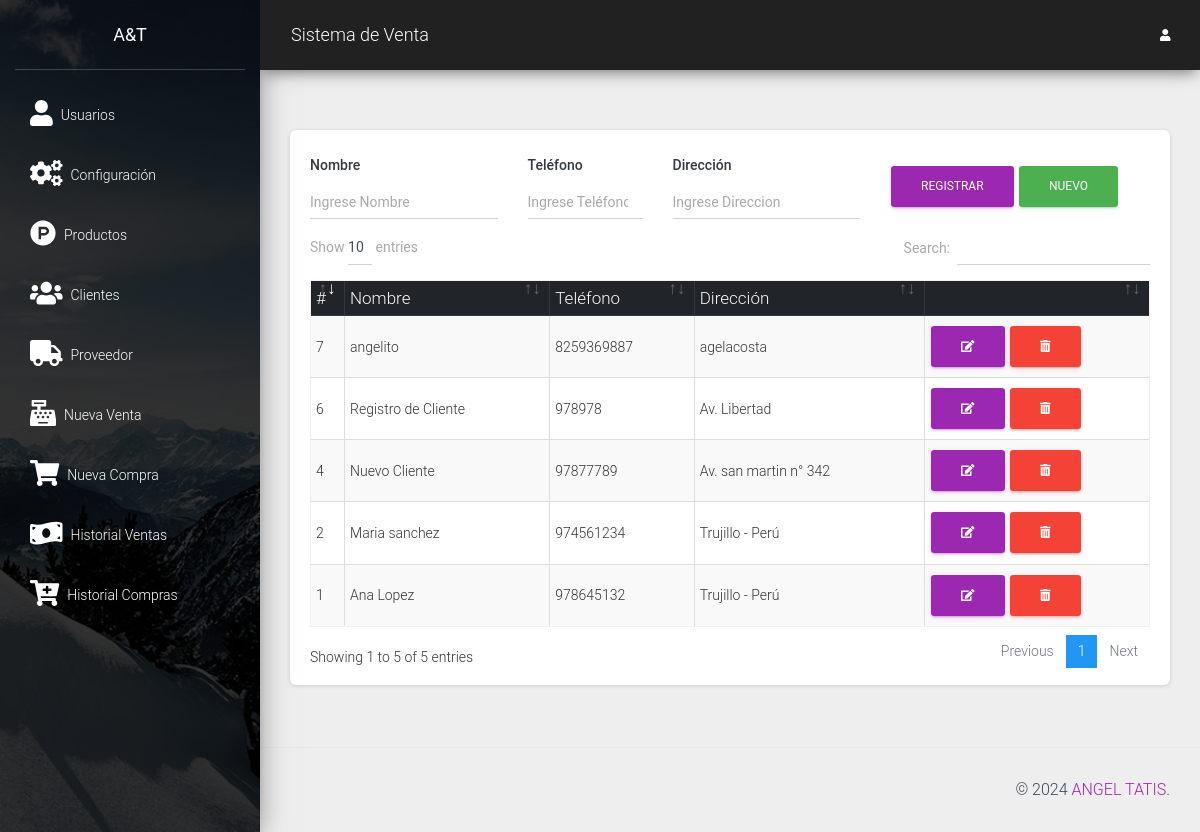
The page /src/clientes.php (signed in) on the database its author committed.
### tables this page shows
CREATE TABLE `cliente` (
  `idcliente` int NOT NULL,
  `nombre` varchar(100) NOT NULL,
  `telefono` varchar(15) NOT NULL,
  `direccion` varchar(200) NOT NULL
);

### src/clientes.php (the view, shortened to what this page needs)
<?php
include_once "includes/header.php";
?>
<div class="card">
    <div class="card-body">
        <div class="row">
            <div class="col-md-12">
                <form action="" method="post" autocomplete="off" id="formulario">
                    <div class="row">
                        <div class="col-md-3">
                            <div class="form-group">
                                <label for="nombre" class="text-dark font-weight-bold">Nombre</label>
                                <input type="text" placeholder="Ingrese Nombre" name="nombre" id="nombre" class="form-control">
                            </div>
                        </div>
                        <div class="col-md-2">
                            <div class="form-group">
                                <label for="telefono" class="text-dark font-weight-bold">Teléfono</label>
                                <input type="number" placeholder="Ingrese Teléfono" name="telefono" id="telefono" class="form-control">
                            </div>
                        </div>
                        <div class="col-md-3">
                            <div class="form-group">
                                <label for="direccion" class="text-dark font-weight-bold">Dirección</label>
                                <input type="text" placeholder="Ingrese Direccion" name="direccion" id="direccion" class="form-control">
                            </div>
                        </div>
                        <div class="col-md-4 mt-3">
                            <input type="submit" value="Registrar" class="btn btn-primary" id="btnAccion">
                            <input type="button" value="Nuevo" class="btn btn-success" id="btnNuevo" onclick="limpiar()">
                        </div>
                    </div>
                </form>
            </div>
            <div class="col-md-12">
                <div class="table-responsive">
                    <table class="table table-striped table-bordered" id="tbl">
                        <thead class="thead-dark">
                            <tr>
                                <th>#</th>
                                <th>Nombre</th>
                                <th>Teléfono</th>
                                <th>Dirección</th>
                                <th></th>
                            </tr>
                        </thead>
                        <tbody>
                            <?php
                            include "../conexion.php";
                            $query = mysqli_query($conexion, "SELECT * FROM cliente");
                            $result = mysqli_num_rows($query);
                            if ($result > 0) {
                                while ($data = mysqli_fetch_assoc($query)) { ?>
                                    <tr>
                                        <td><?php echo $data['idcliente']; ?></td>
                                        <td><?php echo $data['nombre']; ?></td>
                                        <td><?php echo $data['telefono']; ?></td>
                                        <td><?php echo $data['direccion']; ?></td>
                                        <td>
                                            <a href="#" onclick="editarCliente(<?php echo $data['idcliente']; ?>)" class="btn btn-primary"><i class='fas fa-edit'></i></a>
                                            <form action="eliminar_cliente.php?id=<?php echo $data['idcliente']; ?>" method="post" class="confirmar d-inline">
                                                <button class="btn btn-danger" type="submit"><i class='fas fa-trash-alt'></i> </button>
                                            </form>
                                        </td>
                                    </tr>
                            <?php }
                            } ?>
                        </tbody>
                    </table>
                </div>
            </div>
        </div>
    </div>
</div>
<?php include_once "includes/footer.php"; ?>

### src/includes/header.php (shortened to what this page needs)
<!DOCTYPE html>
<html lang="en">
<head>
    <link href="../assets/css/material-dashboard.css" rel="stylesheet" />
    <link href="../assets/css/dataTables.bootstrap4.min.css" rel="stylesheet" />
    <link rel="stylesheet" href="../assets/js/jquery-ui/jquery-ui.min.css">
</head>
<body>
    <div class="wrapper ">
        <div class="sidebar" data-color="purple" data-background-color="black" data-image="../assets/img/sidebar-1.jpg">
            <div class="logo"><a href="./" class="simple-text logo-normal">
                 A&T
                </a></div>
            <div class="sidebar-wrapper">
                <ul class="nav">
                    <li class="nav-item">
                        <a class="nav-link d-flex" href="usuarios.php">
                            <i class="fas fa-user mr-2 fa-2x"></i>
                            <p> Usuarios</p>
                        </a>
                    </li>
                    <li class="nav-item">
                        <a class="nav-link d-flex" href="config.php">
                            <i class="fas fa-cogs mr-2 fa-2x"></i>
                            <p> Configuración</p>
                        </a>
                    </li>
                    <li class="nav-item">
                        <a class="nav-link d-flex" href="productos.php">
                            <i class="fab fa-product-hunt mr-2 fa-2x"></i>
                            <p> Productos</p>
                        </a>
                    </li>
                    <li class="nav-item">
                        <a class="nav-link d-flex" href="clientes.php">
                            <i class=" fas fa-users mr-2 fa-2x"></i>
                            <p> Clientes</p>
                        </a>
                    </li>
                    <li class="nav-item">
                        <a class="nav-link d-flex" href="proveedor.php">
                            <i class=" fas fa-truck  mr-2 fa-2x"></i>
                            <p> Proveedor</p>
                        </a>
                    </li>
                    <li class="nav-item">
                        <a class="nav-link d-flex" href="ventas.php">
                            <i class="fas fa-cash-register mr-2 fa-2x"></i>
                            <p> Nueva Venta</p>
                        </a>
                    </li>
                    <li class="nav-item">
                        <a class="nav-link d-flex" href="compras.php">
                            <i class="fas fa-shopping-cart mr-2 fa-2x"></i>
                            <p> Nueva Compra</p>
                        </a>
                    </li>
                    <li class="nav-item">
                        <a class="nav-link d-flex" href="lista_ventas.php">
                            <i class="fas fa-money-bill-wave mr-2 fa-2x"></i>
                            <p> Historial Ventas</p>
                        </a>
                    </li>
                    <li class="nav-item">
                        <a class="nav-link d-flex" href="lista_compra.php">
                            <i class="fas fa-cart-plus mr-2 fa-2x"></i>
                            <p> Historial Compras</p>
                        </a>
                    </li>
                </ul>
            </div>
        </div>
        <div class="main-panel">
            <nav class="navbar navbar-expand-lg navbar-absolute fixed-top bg-dark">
                <div class="container-fluid">
                    <div class="navbar-wrapper">
                        <a class="navbar-brand" href="javascript:;">Sistema de Venta</a>
                    </div>
                    <div class="collapse navbar-collapse justify-content-end">
                        <ul class="navbar-nav">
                            <li class="nav-item dropdown">
                                <a class="nav-link" href="javascript:;" id="navbarDropdownProfile" data-toggle="dropdown" aria-haspopup="true" aria-expanded="false">
                                    <i class="fas fa-user"></i>
                                </a>
                            </li>
                        </ul>
                    </div>
                </div>
            </nav>
            <div class="content">
                <div class="container-fluid">

### src/includes/footer.php (shortened to what this page needs)
</div>
</div>
<footer class="footer">
    <div class="container-fluid">
        <div class="copyright float-right">
            &copy;
            <a href="#" target="_blank">ANGEL TATIS</a>.
        </div>
    </div>
</footer>
</div>
</div>
</body>
</html>

### rows shown on the page
cliente: idcliente "1", nombre "Ana Lopez", telefono "978645132", direccion "Trujillo - Perú"
cliente: idcliente "2", nombre "Maria sanchez", telefono "974561234", direccion "Trujillo - Perú"
cliente: idcliente "4", nombre "Nuevo Cliente", telefono "97877789", direccion "Av. san martin n° 342"
cliente: idcliente "6", nombre "Registro de Cliente", telefono "978978", direccion "Av. Libertad"
cliente: idcliente "7", nombre "angelito", telefono "8259369887", direccion "agelacosta"
